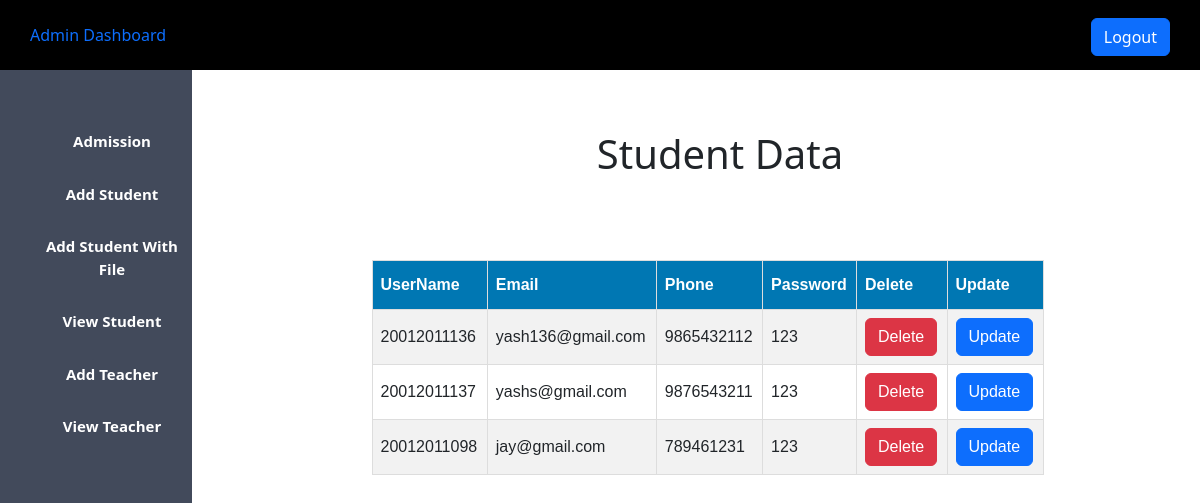
Screenshot of /view_student.php (signed in) with the database file from the repository.
### tables this page shows
CREATE TABLE `user` (
  `id` int(11) NOT NULL,
  `username` varchar(50) DEFAULT NULL,
  `phone` bigint(20) DEFAULT NULL,
  `email` varchar(50) DEFAULT NULL,
  `usertype` varchar(50) DEFAULT NULL,
  `password` varchar(50) DEFAULT NULL,
  `description` varchar(100) DEFAULT NULL,
  `image` varchar(40) DEFAULT NULL
);

### view_student.php (the view, shortened to what this page needs)
<?php
$host = "localhost";
$user = "root";
$password = "";
$db = "lms_db";
$data = mysqli_connect($host,$user,$password,$db);
$sql = "SELECT * FROM user WHERE usertype='student'";
$result = mysqli_query($data,$sql);
?>
<!DOCTYPE html>
<html lang="en">
<head>
   <?php
        include('admin_css.php');
    ?>
</head>
<body>
    <?php
        include('admin_sidebar.php');
    ?>
    <div class="content">
        <center>
        <h1>Student Data</h1>
        <br>
        <table id="table1" border="1px">
            <tr>
                <th class="table_th">UserName</th>
                <th class="table_th">Email</th>
                <th class="table_th">Phone</th>
                <th class="table_th">Password</th>
                <th class="table_th">Delete</th>
                <th class="table_th">Update</th>
            </tr>
            <?php
                while($info = $result->fetch_assoc()){
            ?>
            <tr>
                <td class="table_td">
                    <?php echo "{$info['username']}"; ?>
                </td>
                <td class="table_td">
                    <?php echo "{$info['email']}"; ?>
                </td>
                <td class="table_td">
                    <?php echo "{$info['phone']}"; ?>
                </td>
                <td class="table_td">
                    <?php echo "{$info['password']}"; ?>
                </td>
                <td class="table_td">
                    <?php echo "<a class='btn btn-danger' onClick= \"javascript:return confirm('Are you sure to delete this ?')\" href='delete.php?student_id={$info['id']}'>Delete</a>"; ?>
                </td>
                <td class="table_td">
                <?php echo "<a class='btn btn-primary' href='update_student.php?student_id={$info['id']}'>Update</a>"; ?>
                </td>
            </tr>
            <?php
                }
            ?>
        </table>
        </center>
    </div>
</body>
</html>

### css/admin.css (style rules this page uses)
* { margin: 0px; padding: 0px; }
a, a:hover { text-decoration: none !important; }
.content { margin-left: 20%; margin-top: 5%; }

### view_student.php (style rules this page uses)
#table1 { font-family: Arial; border-collapse: collapse; margin-top: 50px; margin-right: 25px; width: 70%; overflow: auto; }
#table1 td, #table1 th { border: 1px solid #ddd; padding: 8px; }
#table1 tr:nth-child(even) { background-color: #f2f2f2; }
#table1 th { padding-top: 12px; padding-bottom: 12px; text-align: left; background-color: #0077b3; color: white; }

### rows the page displays
user: username "20012011136", email "yash136@gmail.com", phone "9865432112", password "123"
user: username "20012011137", email "yashs@gmail.com", phone "9876543211", password "123"
user: username "20012011098", email "jay@gmail.com", phone "789461231", password "123"
